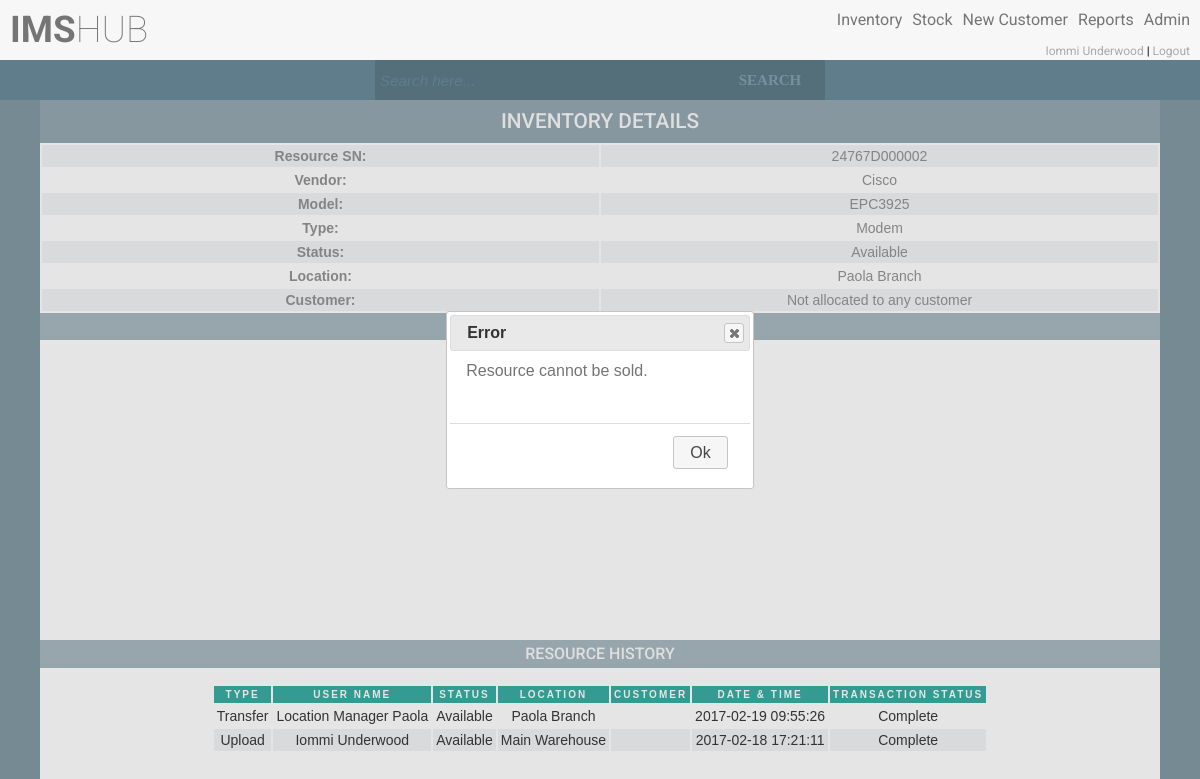
Screenshot of /viewInventoryDetails.php?id=63&cannotBeSold (signed in) with the database file from the repository.
### tables this page shows
CREATE TABLE `users` (
  `uid` int(11) NOT NULL AUTO_INCREMENT,
  `name` varchar(50) NOT NULL,
  `surname` varchar(50) NOT NULL,
  `email` varchar(50) NOT NULL,
  `username` varchar(30) NOT NULL,
  `password` varchar(100) NOT NULL,
  `salt` varchar(32) NOT NULL,
  `user_type_id` int(11) NOT NULL,
  `user_status_id` int(11) NOT NULL,
  `resource_location_id` int(11) DEFAULT NULL,
  PRIMARY KEY (`uid`),
  UNIQUE KEY `uq_email` (`email`),
  UNIQUE KEY `uq_username` (`username`),
  KEY `fk_user_type_id` (`user_type_id`),
  KEY `fk_user_status_id` (`user_status_id`),
  CONSTRAINT `fk_user_status_id` FOREIGN KEY (`user_status_id`) REFERENCES `user_statuses` (`user_status_id`),
  CONSTRAINT `fk_user_type_id` FOREIGN KEY (`user_type_id`) REFERENCES `user_types` (`user_type_id`)
);

CREATE TABLE `resources` (
  `resource_id` int(11) NOT NULL AUTO_INCREMENT,
  `resource_unique_value` varchar(50) NOT NULL,
  `resource_model_id` int(11) NOT NULL,
  `resource_type_id` int(11) NOT NULL,
  `voucher_value_id` int(11) DEFAULT NULL,
  `resource_status_id` int(11) NOT NULL,
  `resource_location_id` int(11) NOT NULL,
  `customer_account_id` int(11) DEFAULT NULL,
  `last_transaction_id` int(11) DEFAULT NULL,
  `resource_latitude` float(10,6) DEFAULT NULL,
  `resource_longitude` float(10,6) DEFAULT NULL,
  `last_update_user` int(11) NOT NULL,
  PRIMARY KEY (`resource_id`),
  UNIQUE KEY `resource_unique_value_UNIQUE` (`resource_unique_value`),
  KEY `fk_resource_status_id` (`resource_status_id`),
  KEY `fk_resource_type_id` (`resource_type_id`),
  KEY `fk_resource_location_id` (`resource_location_id`),
  KEY `fk_customer_account_id` (`customer_account_id`),
  KEY `fk_resource_model_id` (`resource_model_id`),
  KEY `fk_voucher_value_id` (`voucher_value_id`),
  KEY `fk_last_transaction_id` (`last_transaction_id`),
  KEY `ix_resource_unique_value` (`resource_unique_value`),
  CONSTRAINT `fk_customer_account_id` FOREIGN KEY (`customer_account_id`) REFERENCES `customer_accounts` (`customer_account_id`),
  CONSTRAINT `fk_last_transaction_id` FOREIGN KEY (`last_transaction_id`) REFERENCES `transactions` (`transaction_id`),
  CONSTRAINT `fk_resource_location_id` FOREIGN KEY (`resource_location_id`) REFERENCES `resource_locations` (`resource_location_id`),
  CONSTRAINT `fk_resource_model_id` FOREIGN KEY (`resource_model_id`) REFERENCES `resource_models` (`resource_model_id`),
  CONSTRAINT `fk_resource_status_id` FOREIGN KEY (`resource_status_id`) REFERENCES `resource_statuses` (`resource_status_id`),
  CONSTRAINT `fk_voucher_value_id` FOREIGN KEY (`voucher_value_id`) REFERENCES `voucher_values` (`voucher_value_id`)
);

CREATE TABLE `resource_brands` (
  `resource_brand_id` int(11) NOT NULL AUTO_INCREMENT,
  `resource_brand` varchar(50) NOT NULL,
  PRIMARY KEY (`resource_brand_id`),
  UNIQUE KEY `uq_resource_brand` (`resource_brand`)
);

CREATE TABLE `resource_types` (
  `resource_type_id` int(11) NOT NULL AUTO_INCREMENT,
  `resource_type` varchar(50) NOT NULL,
  PRIMARY KEY (`resource_type_id`),
  UNIQUE KEY `uq_resource_type` (`resource_type`)
);

CREATE TABLE `resource_statuses` (
  `resource_status_id` int(11) NOT NULL AUTO_INCREMENT,
  `resource_status` varchar(50) NOT NULL,
  PRIMARY KEY (`resource_status_id`),
  UNIQUE KEY `uq_resource_status` (`resource_status`)
);

CREATE TABLE `resource_locations` (
  `resource_location_id` int(11) NOT NULL AUTO_INCREMENT,
  `resource_location_name` varchar(50) NOT NULL,
  `resource_location_description` varchar(200) NOT NULL,
  `resource_location_type_id` int(11) NOT NULL,
  `latitude` float(10,6) DEFAULT NULL,
  `longitude` float(10,6) DEFAULT NULL,
  PRIMARY KEY (`resource_location_id`),
  UNIQUE KEY `uq_resource_location_name` (`resource_location_name`),
  UNIQUE KEY `uq_resource_location_description` (`resource_location_description`),
  KEY `fk_resource_location_type_id` (`resource_location_type_id`),
  CONSTRAINT `fk_resource_location_type_id` FOREIGN KEY (`resource_location_type_id`) REFERENCES `resource_location_types` (`resource_location_type_id`)
);

### classes/inventory.php (the view, shortened to what the rows shown need)
<?php
class inventory
{
    private $_db,
        $_data;
    public function __construct($user = null)
    {
        $this->_db = db::getInstance();
    }
            ?>
        <?php
    public function getInventoryDetails($resourceId)
    {
        $sql = "SELECT
                    r.resource_id,
                    r.resource_unique_value,
                    rb.resource_brand,
                    CONCAT(rm.resource_model,
                            ' ',
                            IFNULL(r.voucher_value_id, '')) AS model,
                    rt.resource_type,
                    rs.resource_status,
                    rl.resource_location_name,
                    r.customer_account_id,
                    r.resource_latitude,
                    r.resource_longitude
                FROM
                    ims.resources r
                        INNER JOIN
                    ims.resource_models rm ON r.resource_model_id = rm.resource_model_id
                        INNER JOIN
                    ims.resource_brands rb ON rm.resource_brand_id = rb.resource_brand_id
                        INNER JOIN
                    ims.resource_types rt ON r.resource_type_id = rt.resource_type_id
                        INNER JOIN
                    ims.resource_statuses rs ON r.resource_status_id = rs.resource_status_id
                        INNER JOIN
                    ims.resource_locations rl ON r.resource_location_id = rl.resource_location_id
                where r.resource_id = {$resourceId}";
        $get = $this->_db->query($sql);
        if (!$get->count()) {
            echo 'could not get data';
        } else {
            foreach ($get->results() as $i) {
                $customer = 'Not allocated to any customer';
                $latitude = null;
                $longitude = null;
                $resourceUniqueValue = escape($i->resource_unique_value);
                $resourceBrand = escape($i->resource_brand);
                $resourceModel = escape($i->model);
                $resourceType = escape($i->resource_type);
                $resourceStatus = escape($i->resource_status);
                $resourceLocation = escape($i->resource_location_name);
                if (isset($i->resource_latitude)) {
                    $latitude = escape($i->resource_latitude);
                }
                if (isset($i->resource_longitude)) {
                    $longitude = escape($i->resource_longitude);
                }
                ?>
                <div class="separator">
                    <h1>Inventory Details</h1>
                </div>
                <table class="ctable">
                    <tr>
                        <td><b>Resource SN: </b></td>
                        <td><?php echo $resourceUniqueValue; ?></td>
                    </tr>
                    <tr>
                        <td><b>Vendor: </b></td>
                        <td><?php echo $resourceBrand; ?></td>
                    </tr>
                    <tr>
                        <td><b>Model: </b></td>
                        <td><?php echo $resourceModel; ?></td>
                    </tr>
                    <tr>
                        <td><b>Type: </b></td>
                        <td><?php echo $resourceType; ?></td>
                    </tr>
                    <tr>
                        <td><b>Status: </b></td>
                        <td><?php echo $resourceStatus; ?></td>
                    </tr>
                    <tr>
                        <td><b>Location: </b></td>
                        <td><?php echo $resourceLocation; ?></td>
                    </tr>
                    <tr>
                        <td><b>Customer: </b></td>
                        <td><?php echo $customer; ?></td>
                    </tr>
                </table>
                <?php
                if ($latitude == null && $longitude == null) {
                } else {
                    if ($latitude == 0.000000 and $longitude == 0.000000) {
                    } elseif ($latitude !== 0.000000 and $longitude !== 0.000000) {
                        ?>
                        <div class="separator">
                            <h2>Resource Map Location</h2>
                        </div>
                        <div id="map"></div>
                        <?php
                    }
                }
            }
        }
    }
    public function getResourceHistory($resourceId)
    {
        ?>
        <div class="separator">
            <h2>Resource History</h2>
        </div>
        <?php
        $sql = "SELECT
                    t.transaction_id,
                    CONCAT(u.name, ' ', u.surname) as fullName,
                    rs.resource_status,
                    rl.resource_location_name,
                    t.customer_account_id,
                    t.initiation_timestamp,
                    tt.transaction_type,
                    ts.transaction_status
                FROM
                    ims.transactions t
                        INNER JOIN
                    ims.users u ON t.uid = u.uid
                        INNER JOIN
                    ims.resources r ON t.resource_id = r.resource_id
                        INNER JOIN
                    ims.resource_statuses rs ON t.resource_status_id = rs.resource_status_id
                        INNER JOIN
                    ims.resource_locations rl ON t.resource_location_id = rl.resource_location_id
                        INNER JOIN
                    ims.transaction_types tt ON t.transaction_type_id = tt.transaction_type_id
                        INNER JOIN
                    ims.transaction_statuses ts ON t.transaction_status_id = ts.transaction_status_id
                WHERE
                    t.resource_id = {$resourceId}
                ORDER BY t.transaction_id DESC";
        $get = $this->_db->query($sql);
        if (!$get->count()) {
        } else {
            ?>
            <div class="center-table">
                <table>
                    <tr>
                        <th>Type</th>
                        <th>User Name</th>
                        <th>Status</th>
                        <th>Location</th>
                        <th>Customer</th>
                        <th>Date & Time</th>
                        <th>Transaction Status</th>
                    </tr>
                </table>
            </div>
            <?php
        }
    }
    public function getInventoryOptions($resourceId)
    {
        $sql = "select
                    r.resource_id,
                    r.resource_unique_value,
                    r.resource_type_id,
                    rs.resource_status_id,
                    rl.resource_location_id,
                    rl.resource_location_type_id,
                    r.customer_account_id,
                    rm.sell,
                    rm.install
                FROM
                    ims.resources r
                        LEFT JOIN
                    ims.resource_models rm ON r.resource_model_id = rm.resource_model_id
                        LEFT JOIN
                    ims.resource_statuses rs ON r.resource_status_id = rs.resource_status_id
                        LEFT JOIN
                    ims.resource_locations rl ON r.resource_location_id = rl.resource_location_id
                where r.resource_id like '$resourceId'";
        $get = $this->_db->query($sql);
    }
}

### header.php (shortened to what the rows shown need)
<?php
$user = new user();
if ($user->isLoggedIn()) {
    $name = escape($user->data()->name);
    $surname = escape($user->data()->surname);
    ?>
    <!DOCTYPE html>
    <html>
    <head>
        <link rel='stylesheet prefetch'
              href='http://ajax.googleapis.com/ajax/libs/jqueryui/1.11.2/themes/smoothness/jquery-ui.css'>
        <link rel="stylesheet" href="//code.jquery.com/ui/1.12.1/themes/base/jquery-ui.css">
        <link rel="stylesheet" href="css/style.css">
    </head>
    <body>
    <div class="width-height">
        <div class="fixheader">
            <div class="header">
                <div class="logo">
                    <?php
                    if ($user->hasPermission('access') || $user->hasPermission('allAccess')) {
                        echo '<h1 class="header-heading"><a href="main.php"><strong>IMS</strong>HUB</a></h1>';
                    }
                    ?>
                </div>
                <div class="menu">
                    <ul class="nav">
                        <?php
                        if ($user->hasPermission('access') || $user->hasPermission('allAccess')) {
                            echo '<br><div  class="user">
                                    <a href="profile.php">' . $name . ' ' . $surname . '</a>
                                    |
                                    <a href="logout.php">Logout</a>
                                  </div>';
                        }
                        ?>
                    </ul>
                </div>
            </div>
        </div>
    </body>
    </html>
    <?php
} else {
    $hash = new hash();
    redirect::to('index.php?' . hash::sha256('nologin' . $hash->getSalt()));
}
?>

### rows the page displays
users: name "Iommi", surname "Underwood"
resources: resource_unique_value "24767D000002", resource_brands.resource_brand "Cisco", resourceModel "EPC3925", resource_type.resource_type "Modem", resource_status.resource_status "Available", resource_location.resource_location_name "Paola Branch", customer "Not allocated to any customer"

### other values shown
$transactionType "Transfer"
$fullName "Location Manager Paola"
$resourceStatus "Available"
$resourceLocation "Paola Branch"
$timestamp "2017-02-19 09:55:26"
$transactionStatus "Complete"
$transactionType "Upload"
$fullName "Iommi Underwood"
$resourceLocation "Main Warehouse"
$timestamp "2017-02-18 17:21:11"
